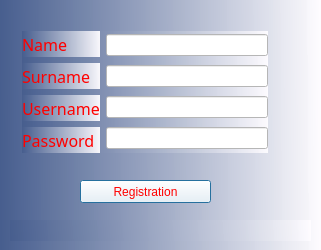
<?xml version="1.0" encoding="UTF-8"?>
<ui version="4.0">
 <class>Registration</class>
 <widget class="QDialog" name="Registration">
  <property name="geometry">
   <rect>
    <x>0</x>
    <y>0</y>
    <width>321</width>
    <height>250</height>
   </rect>
  </property>
  <property name="windowTitle">
   <string>Dialog</string>
  </property>
  <property name="styleSheet">
   <string notr="true">border-color: rgb(124, 255, 218);
background-color: qlineargradient(spread:reflect, x1:0, y1:0.488636, x2:1, y2:0.483, stop:0 rgba(71, 94, 142, 255), stop:1 rgba(254, 252, 255, 243));
/*background-color: qlineargradient(spread:reflect, x1:0, y1:1, x2:0.915254, y2:0.108, stop:0 rgba(71, 94, 142, 255), stop:1 rgba(255, 255, 255, 255));*/
/*background-color: qlineargradient(spread:pad, x1:0.0110455, y1:0.443, x2:0.988636, y2:0.449, stop:0.136364 rgba(71, 94, 142, 255), stop:1 rgba(255, 255, 255, 255));*/
/*background-color: qlineargradient(spread:pad, x1:0.0110455, y1:0.443, x2:0.988636, y2:0.449, stop:0.136364 rgba(111, 72, 72, 255), stop:1 rgba(255, 255, 255, 255));
*/
gridline-color: rgb(178, 255, 250);</string>
  </property>
  <widget class="QPushButton" name="pushButton_reg">
   <property name="geometry">
    <rect>
     <x>80</x>
     <y>180</y>
     <width>131</width>
     <height>23</height>
    </rect>
   </property>
   <property name="styleSheet">
    <string notr="true">
font: 75 12pt &quot;Segoe Script&quot;;
color:rgb(255, 0, 0);background :rgb(255, 255, 255);</string>
   </property>
   <property name="text">
    <string>Registration</string>
   </property>
  </widget>
  <widget class="QLabel" name="labelinf">
   <property name="geometry">
    <rect>
     <x>10</x>
     <y>220</y>
     <width>301</width>
     <height>21</height>
    </rect>
   </property>
   <property name="text">
    <string/>
   </property>
  </widget>
  <widget class="QWidget" name="layoutWidget">
   <property name="geometry">
    <rect>
     <x>22</x>
     <y>31</y>
     <width>246</width>
     <height>122</height>
    </rect>
   </property>
   <layout class="QHBoxLayout" name="horizontalLayout">
    <item>
     <layout class="QVBoxLayout" name="verticalLayout">
      <item>
       <widget class="QLabel" name="label_name_reg">
        <property name="font">
         <font>
          <family>Segoe Script</family>
          <pointsize>12</pointsize>
          <weight>9</weight>
          <italic>false</italic>
          <bold>false</bold>
         </font>
        </property>
        <property name="styleSheet">
         <string notr="true">
font: 80 12pt &quot;Segoe Script&quot;;
font: 75 12pt &quot;Segoe Script&quot;;
color:rgb(255, 0, 0);</string>
        </property>
        <property name="text">
         <string>Name</string>
        </property>
       </widget>
      </item>
      <item>
       <widget class="QLabel" name="label_sur_reg">
        <property name="font">
         <font>
          <family>Segoe Script</family>
          <pointsize>12</pointsize>
          <weight>9</weight>
          <italic>false</italic>
          <bold>false</bold>
         </font>
        </property>
        <property name="styleSheet">
         <string notr="true">
font: 80 12pt &quot;Segoe Script&quot;;
font: 75 12pt &quot;Segoe Script&quot;;
color:rgb(255, 0, 0);</string>
        </property>
        <property name="text">
         <string>Surname</string>
        </property>
       </widget>
      </item>
      <item>
       <widget class="QLabel" name="label_usname_reg">
        <property name="font">
         <font>
          <family>Segoe Script</family>
          <pointsize>12</pointsize>
          <weight>9</weight>
          <italic>false</italic>
          <bold>false</bold>
         </font>
        </property>
        <property name="styleSheet">
         <string notr="true">
font: 80 12pt &quot;Segoe Script&quot;;
font: 75 12pt &quot;Segoe Script&quot;;
color:rgb(255, 0, 0);</string>
        </property>
        <property name="text">
         <string>Username</string>
        </property>
       </widget>
      </item>
      <item>
       <widget class="QLabel" name="label_pas_reg">
        <property name="font">
         <font>
          <family>Segoe Script</family>
          <pointsize>12</pointsize>
          <weight>9</weight>
          <italic>false</italic>
          <bold>false</bold>
         </font>
        </property>
        <property name="styleSheet">
         <string notr="true">
font: 80 12pt &quot;Segoe Script&quot;;
font: 75 12pt &quot;Segoe Script&quot;;
color:rgb(255, 0, 0);</string>
        </property>
        <property name="text">
         <string>Password</string>
        </property>
       </widget>
      </item>
     </layout>
    </item>
    <item>
     <layout class="QVBoxLayout" name="verticalLayout_2">
      <item>
       <widget class="QLineEdit" name="lineEdit_name_reg">
        <property name="styleSheet">
         <string notr="true">font: 8pt &quot;Segoe Script&quot;;
background-color: rgb(255, 255, 255);</string>
        </property>
       </widget>
      </item>
      <item>
       <widget class="QLineEdit" name="lineEdit_sur_reg">
        <property name="styleSheet">
         <string notr="true">font: 8pt &quot;Segoe Script&quot;;
background-color: rgb(255, 255, 255);</string>
        </property>
       </widget>
      </item>
      <item>
       <widget class="QLineEdit" name="lineEdit_usname_reg">
        <property name="styleSheet">
         <string notr="true">font: 8pt &quot;Segoe Script&quot;;
background-color: rgb(255, 255, 255);</string>
        </property>
       </widget>
      </item>
      <item>
       <widget class="QLineEdit" name="lineEdit_pas_reg">
        <property name="styleSheet">
         <string notr="true">font: 8pt &quot;Segoe Script&quot;;
background-color: rgb(255, 255, 255);</string>
        </property>
       </widget>
      </item>
     </layout>
    </item>
   </layout>
  </widget>
 </widget>
 <resources/>
 <connections/>
</ui>
